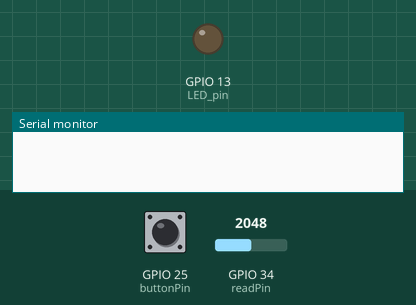
The sketch below on a simulated ESP32. Parts: output pins drawn as LEDs (lit = HIGH), the last lines printed to the serial monitor. Dashed ring = blinking. The inputs (shaded band) are chosen by the test bench; at power-on: GPIO 25 (buttonPin) HIGH, GPIO 34 (readPin) = 2048.

Above: at 1.2 s.
1.3 s: GPIO 25 (buttonPin) pulled LOW for 0.15 s
At 2.3 s:
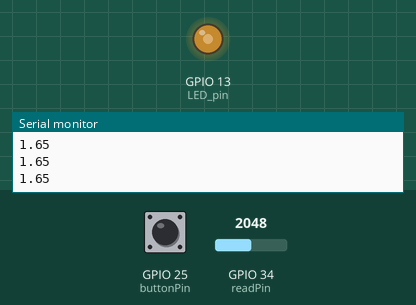
3.0 s: GPIO 34 (readPin) set to 2866
At 3.4 s:
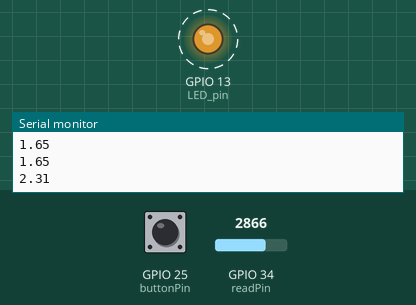
6.0 s: GPIO 34 (readPin) set to 2803
7.5 s: GPIO 34 (readPin) set to 3603
At 7.9 s:
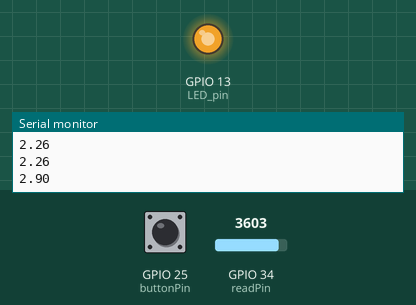
10.5 s: GPIO 25 (buttonPin) pulled LOW for 1 s
At 11.1 s:
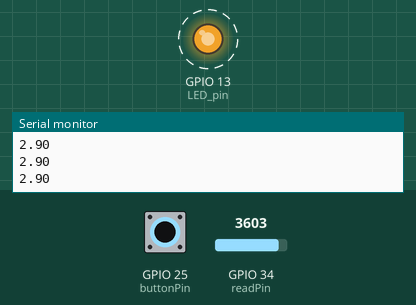
14.5 s: GPIO 34 (readPin) set to 491
Timing chart, 0 to 18.2 s (numbered marks = the images above; inputs shaded):
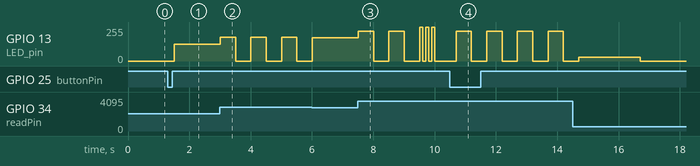

Measured:
- after the input at 1.3 s, GPIO 13 (LED_pin): 0/255 → 127/255 after 0.20 s
- after the input at 3.0 s, GPIO 13 (LED_pin): alternates 178/255 for 0.50 s and 0/255 for 0.50 s, starting at once
- after the input at 7.5 s, GPIO 13 (LED_pin): 174/255 → 224/255 at once, → 0/255 0.50 s later, → 224/255 0.50 s later, → 0/255 0.50 s later, … (10 changes in this stretch)
- after the input at 10.5 s, GPIO 13 (LED_pin): alternates 224/255 for 0.50 s and 0/255 for 0.50 s, starting after 0.20 s

The sketch:

Voltage-Based_LED_Dimmer_with_Auto_Shutoff.ino
```cpp
int readPin = 34;
int LED_pin = 13;
int buttonPin = 25;

int readValue;
float voltage;
float Vin;

unsigned long highStartTime = 0;
bool highZone = false;
bool systemOn = false;
bool buttonPressed = false;


void setup() {
  pinMode(readPin, INPUT);
  pinMode(LED_pin, OUTPUT);
   pinMode(buttonPin, INPUT_PULLUP);
   Serial.begin(9600);
}

void loop() {

  if(digitalRead(buttonPin) == LOW && !buttonPressed){
    systemOn = !systemOn;
    buttonPressed = true;
    delay(200);
  }
  if(digitalRead(buttonPin) == HIGH){
    buttonPressed = false;
  }

  if(!systemOn){
    analogWrite(LED_pin,0);
    return;
  }
  readValue = analogRead(readPin);
  voltage = readValue * 3.3/4095.;
  Vin = (readValue * 255) / 4095;
  Serial.println(voltage);

  if(voltage < 1){
    // Low speed
    analogWrite(LED_pin, Vin);
    delay(2000);
    analogWrite(LED_pin, 0);
    delay(2000);
  }
  else if(voltage < 2.3){
    // Medium speed
    analogWrite(LED_pin, Vin);
  }
  else{
    // High speed
    analogWrite(LED_pin, Vin);
    delay(500);
    analogWrite(LED_pin, 0);
    delay(500);

    if(!highZone){
      highZone = true;
      highStartTime = millis();
    }

    if(millis() - highStartTime > 5000){

      for(int i=0;i<3;i++){
        analogWrite(LED_pin,255);
        delay(100);
        analogWrite(LED_pin,0);
        delay(100);
      }

      analogWrite(LED_pin, 0);
      systemOn = false;
      highZone = false;
    }

  }


}
```
